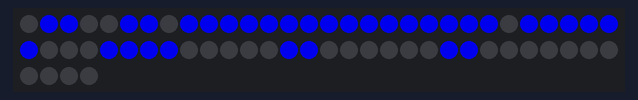
A program run on a simulated Arduino Uno, built with avr-gcc and run on an emulated ATmega328P. Shown: 64 RGB LEDs in strip order, left to right, continuing on the next row. Dim RGB values are drawn brighter than linear.

Above: at 0.1 s.
At 3.51 s:
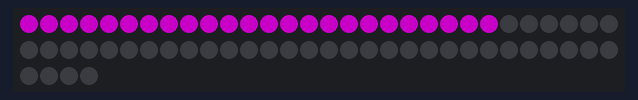
At 4.32 s:
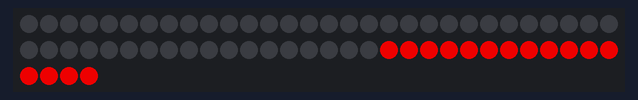
At 5.13 s:
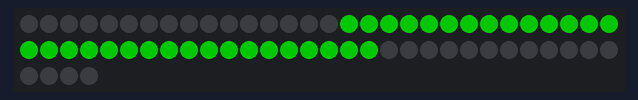
At 7.1 s:
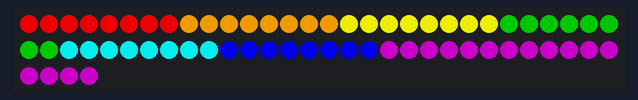
At 11.1 s:
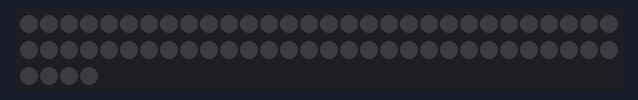

Measured:
- by itself, everything shown: repeats every 12.1 s, in 19 steps
- what the display in image 4 shows lasts 4.0 s, from 7.1 s to 11.1 s
- what the display in image 5 shows lasts 1.0 s, from 11.1 s to 12.1 s

The program:

main.cpp
```cpp
#include <Arduino.h>
#include <FastLED.h>

#define DATA_PIN 3
#define NUM_LEDS 64

CRGB leds[NUM_LEDS];

void setup() {
  FastLED.addLeds<WS2812B, DATA_PIN, GRB>(leds, NUM_LEDS);
  FastLED.setBrightness(200);
}

void loop() {
  FastLED.clear();
  leds[1] = CRGB::Blue; leds[2] = CRGB::Blue; leds[5] = CRGB::Blue; leds[6] = CRGB::Blue;
  for (int i = 8; i <= 23; i++) {
    leds[i] = CRGB::Blue;
  }
  for (int i = 25; i <= 30; i++) {
    leds[i] = CRGB::Blue;
  }
  for (int i = 34; i <= 37; i++) {
    leds[i] = CRGB::Blue;
  }
  leds[43] = CRGB::Blue; leds[44] = CRGB::Blue;
  leds[51] = CRGB::Blue; leds[52] = CRGB::Blue;
  FastLED.show();
  delay(3000);
  for (int wave = 0; wave < 5; wave++) {
    FastLED.clear();
    for (int i = 48; i < 64; i++) {
      leds[i] = CRGB::Red;
    }
    FastLED.show();
    delay(200);
    FastLED.clear();
    for (int i = 16; i < 48; i++) {
      leds[i] = CRGB::Green;
    }
    FastLED.show();
    delay(200);
    FastLED.clear();
    for (int i = 0; i < 24; i++) {
      leds[i] = CRGB::Purple;
    }
    FastLED.show();
    delay(200);
  }
  FastLED.clear();
  FastLED.show();
  delay(1000);
  for (int i = 0; i < 8; i++) { leds[i] = CRGB::Red; }
  for (int i = 8; i < 16; i++) { leds[i] = CRGB::Orange; }
  for (int i = 16; i < 24; i++) { leds[i] = CRGB::Yellow; }
  for (int i = 24; i < 32; i++) { leds[i] = CRGB::Green; }
  for (int i = 32; i < 40; i++) { leds[i] = CRGB::Cyan; }
  for (int i = 40; i < 48; i++) { leds[i] = CRGB::Blue; }
  for (int i = 48; i < 64; i++) { leds[i] = CRGB::Purple; }
  FastLED.show();
  delay(4000);
  FastLED.clear();
  FastLED.show();
  delay(1000);
}
```
